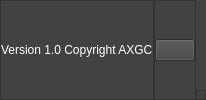
     <widget class="QFrame" name="footer_frame">
      <property name="styleSheet">
       <string notr="true">
background-color: rgb(66, 66, 66);</string>
      </property>
      <property name="frameShape">
       <enum>QFrame::NoFrame</enum>
      </property>
      <property name="frameShadow">
       <enum>QFrame::Raised</enum>
      </property>
      <layout class="QHBoxLayout" name="horizontalLayout_5">
       <property name="spacing">
        <number>0</number>
       </property>
       <property name="leftMargin">
        <number>0</number>
       </property>
       <property name="topMargin">
        <number>0</number>
       </property>
       <property name="rightMargin">
        <number>0</number>
       </property>
       <property name="bottomMargin">
        <number>0</number>
       </property>
       <item>
        <widget class="QFrame" name="footer_left_frame">
         <property name="frameShape">
          <enum>QFrame::StyledPanel</enum>
         </property>
         <property name="frameShadow">
          <enum>QFrame::Raised</enum>
         </property>
         <layout class="QHBoxLayout" name="horizontalLayout_6">
          <property name="spacing">
           <number>0</number>
          </property>
          <property name="leftMargin">
           <number>0</number>
          </property>
          <property name="topMargin">
           <number>0</number>
          </property>
          <property name="rightMargin">
           <number>0</number>
          </property>
          <property name="bottomMargin">
           <number>0</number>
          </property>
          <item alignment="Qt::AlignLeft">
           <widget class="QLabel" name="label_4">
            <property name="text">
             <string>&lt;html&gt;&lt;head/&gt;&lt;body&gt;&lt;p&gt;&lt;span style=&quot; color:#ffffff;&quot;&gt;Version 1.0 Copyright AXGC&lt;/span&gt;&lt;/p&gt;&lt;/body&gt;&lt;/html&gt;</string>
            </property>
           </widget>
          </item>
         </layout>
        </widget>
       </item>
       <item>
        <widget class="QFrame" name="footer_right_frame">
         <property name="styleSheet">
          <string notr="true">background-color: rgb(66,66, 66);</string>
         </property>
         <property name="frameShape">
          <enum>QFrame::StyledPanel</enum>
         </property>
         <property name="frameShadow">
          <enum>QFrame::Raised</enum>
         </property>
         <layout class="QVBoxLayout" name="verticalLayout_2">
          <property name="spacing">
           <number>0</number>
          </property>
          <property name="leftMargin">
           <number>0</number>
          </property>
          <property name="topMargin">
           <number>0</number>
          </property>
          <property name="rightMargin">
           <number>0</number>
          </property>
          <property name="bottomMargin">
           <number>0</number>
          </property>
          <item alignment="Qt::AlignRight">
           <widget class="QPushButton" name="info_btn">
            <property name="text">
             <string/>
            </property>
            <property name="icon">
             <iconset resource="icons/icons.qrc">
              <normaloff>:/icons/help-circle.svg</normaloff>:/icons/help-circle.svg</iconset>
            </property>
            <property name="iconSize">
             <size>
              <width>28</width>
              <height>28</height>
             </size>
            </property>
           </widget>
          </item>
         </layout>
        </widget>
       </item>
       <item alignment="Qt::AlignBottom">
        <widget class="QFrame" name="size_grip">
         <property name="minimumSize">
          <size>
           <width>10</width>
           <height>10</height>
          </size>
         </property>
         <property name="maximumSize">
          <size>
           <width>10</width>
           <height>10</height>
          </size>
         </property>
         <property name="frameShape">
          <enum>QFrame::StyledPanel</enum>
         </property>
         <property name="frameShadow">
          <enum>QFrame::Raised</enum>
         </property>
        </widget>
       </item>
      </layout>
     </widget>
